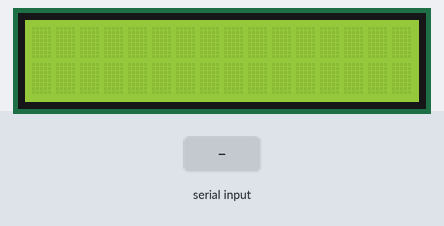
Bench run of a sketch on a simulated Arduino Uno, built with avr-gcc and run on an emulated ATmega328P. On the bench: 16×2 character LCD. Inputs (shaded band) come from the test bench. What the sketch prints to the serial monitor is not drawn.

Above: at 1.2 s.
1.3 s: "RED\n" received over Serial
At 2.3 s:
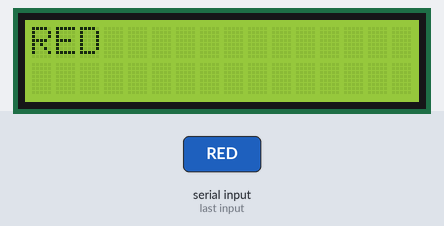
4.3 s: "GREEN\n" received over Serial
At 4.7 s:
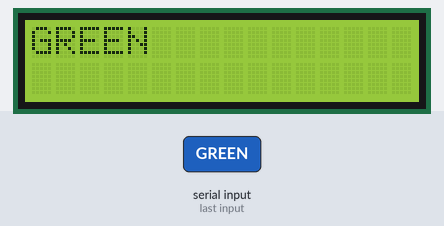
5.8 s: "BLUE\n" received over Serial
At 6.8 s:
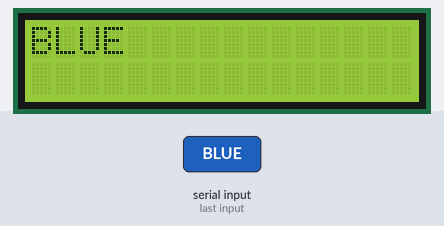
11.8 s: "RED\n" received over Serial
At 13.0 s:
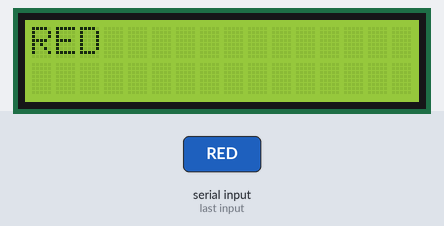
Timing chart, 0 to 14.8 s (numbered marks = the images above; inputs shaded):
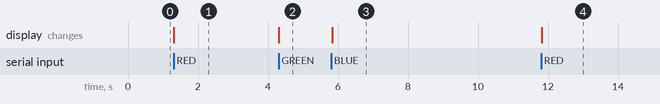

Measured:
- after the input at 1.3 s, the display: changes at once (image 1)
- after the input at 4.3 s, the display: changes at once (image 2)
- after the input at 5.8 s, the display: changes at once (image 3)
- after the input at 11.8 s, the display: changes at once (image 4)

The sketch:

RGB_DETECTOR.ino
```cpp
String val;     // Data received from serial port
#include <LiquidCrystal_I2C.h>
LiquidCrystal_I2C lcd(0x27, 16, 2); // set the LCD address to 0x3F for a 16 chars and 2 line display

void setup() {
  Serial.begin(9600);

  lcd.init();
  lcd.clear();
  lcd.backlight();
}

void loop() {
  lcd.clear();
  if (Serial.available()) {
    // If data is available to read,
    val = Serial.readStringUntil('\n');
    val.trim();
    Serial.println(val);
  }

  if (val == "RED") {
      lcd.setCursor(0, 0);
      lcd.print("RED");
  }
  else if(val == "GREEN"){
      lcd.setCursor(0, 0);
      lcd.print("GREEN");
  }
  else if(val == "BLUE"){
      lcd.setCursor(0, 0);
      lcd.print("BLUE");
  }
}
```
